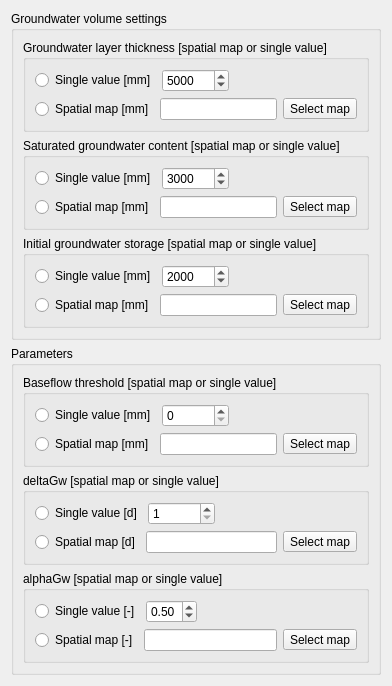
     <widget class="QWidget" name="groundwaterTab">
      <attribute name="title">
       <string>Groundwater</string>
      </attribute>
      <layout class="QGridLayout" name="gridLayout_4">
       <item row="1" column="1">
        <widget class="QGroupBox" name="groupBox_12">
         <property name="title">
          <string>Parameters</string>
         </property>
         <layout class="QFormLayout" name="formLayout_9">
          <item row="0" column="0" colspan="2">
           <widget class="QGroupBox" name="groupBox_13">
            <property name="title">
             <string>Baseflow threshold [spatial map or single value]</string>
            </property>
            <layout class="QFormLayout" name="formLayout_13">
             <item row="0" column="0">
              <layout class="QHBoxLayout" name="horizontalLayout_57">
               <item>
                <widget class="QRadioButton" name="baseThreshSingleRadioButton">
                 <property name="text">
                  <string>Single value [mm]</string>
                 </property>
                </widget>
               </item>
               <item>
                <widget class="QSpinBox" name="baseThreshSpinBox">
                 <property name="maximum">
                  <number>1000000000</number>
                 </property>
                 <property name="singleStep">
                  <number>100</number>
                 </property>
                </widget>
               </item>
              </layout>
             </item>
             <item row="1" column="0" colspan="2">
              <layout class="QHBoxLayout" name="horizontalLayout_58">
               <item>
                <widget class="QRadioButton" name="baseThreshMapRadioButton">
                 <property name="text">
                  <string>Spatial map [mm]</string>
                 </property>
                </widget>
               </item>
               <item>
                <widget class="QLineEdit" name="baseThreshLineEdit">
                 <property name="readOnly">
                  <bool>true</bool>
                 </property>
                </widget>
               </item>
               <item>
                <widget class="QToolButton" name="selectBaseThreshMapButton">
                 <property name="text">
                  <string>Select map</string>
                 </property>
                </widget>
               </item>
              </layout>
             </item>
            </layout>
           </widget>
          </item>
          <item row="1" column="0" colspan="2">
           <widget class="QGroupBox" name="groupBox_14">
            <property name="title">
             <string>deltaGw [spatial map or single value]</string>
            </property>
            <layout class="QFormLayout" name="formLayout_12">
             <item row="0" column="0">
              <layout class="QHBoxLayout" name="horizontalLayout_59">
               <item>
                <widget class="QRadioButton" name="deltaGwSingleRadioButton">
                 <property name="text">
                  <string>Single value [d]</string>
                 </property>
                </widget>
               </item>
               <item>
                <widget class="QSpinBox" name="deltaGwSpinBox">
                 <property name="minimum">
                  <number>1</number>
                 </property>
                 <property name="maximum">
                  <number>1000000000</number>
                 </property>
                 <property name="value">
                  <number>1</number>
                 </property>
                </widget>
               </item>
              </layout>
             </item>
             <item row="1" column="0" colspan="2">
              <layout class="QHBoxLayout" name="horizontalLayout_60">
               <item>
                <widget class="QRadioButton" name="deltaGwMapRadioButton">
                 <property name="text">
                  <string>Spatial map [d]</string>
                 </property>
                </widget>
               </item>
               <item>
                <widget class="QLineEdit" name="deltaGwLineEdit">
                 <property name="readOnly">
                  <bool>true</bool>
                 </property>
                </widget>
               </item>
               <item>
                <widget class="QToolButton" name="selectDeltaGwMapButton">
                 <property name="text">
                  <string>Select map</string>
                 </property>
                </widget>
               </item>
              </layout>
             </item>
            </layout>
           </widget>
          </item>
          <item row="2" column="0" colspan="2">
           <widget class="QGroupBox" name="groupBox_15">
            <property name="title">
             <string>alphaGw [spatial map or single value]</string>
            </property>
            <layout class="QFormLayout" name="formLayout_14">
             <item row="0" column="0">
              <layout class="QHBoxLayout" name="horizontalLayout_61">
               <item>
                <widget class="QRadioButton" name="alphaGwSingleRadioButton">
                 <property name="text">
                  <string>Single value [-]</string>
                 </property>
                </widget>
               </item>
               <item>
                <widget class="QDoubleSpinBox" name="alphaGwDoubleSpinBox">
                 <property name="minimum">
                  <double>0.010000000000000</double>
                 </property>
                 <property name="maximum">
                  <double>1.000000000000000</double>
                 </property>
                 <property name="singleStep">
                  <double>0.010000000000000</double>
                 </property>
                 <property name="value">
                  <double>0.500000000000000</double>
                 </property>
                </widget>
               </item>
              </layout>
             </item>
             <item row="1" column="0" colspan="2">
              <layout class="QHBoxLayout" name="horizontalLayout_62">
               <item>
                <widget class="QRadioButton" name="alphaGwMapRadioButton">
                 <property name="text">
                  <string>Spatial map [-]</string>
                 </property>
                </widget>
               </item>
               <item>
                <widget class="QLineEdit" name="alphaGwLineEdit">
                 <property name="readOnly">
                  <bool>true</bool>
                 </property>
                </widget>
               </item>
               <item>
                <widget class="QToolButton" name="selectAlphaGwMapButton">
                 <property name="text">
                  <string>Select map</string>
                 </property>
                </widget>
               </item>
              </layout>
             </item>
            </layout>
           </widget>
          </item>
         </layout>
        </widget>
       </item>
       <item row="0" column="1">
        <widget class="QGroupBox" name="groupBox_8">
         <property name="title">
          <string>Groundwater volume settings</string>
         </property>
         <layout class="QVBoxLayout" name="verticalLayout_37">
          <item>
           <widget class="QGroupBox" name="groupBox_9">
            <property name="title">
             <string>Groundwater layer thickness [spatial map or single value]</string>
            </property>
            <layout class="QFormLayout" name="formLayout_8">
             <item row="0" column="0">
              <layout class="QHBoxLayout" name="horizontalLayout_51">
               <item>
                <widget class="QRadioButton" name="gwDepthSingleRadioButton">
                 <property name="text">
                  <string>Single value [mm]</string>
                 </property>
                </widget>
               </item>
               <item>
                <widget class="QSpinBox" name="gwDepthSpinBox">
                 <property name="maximum">
                  <number>1000000000</number>
                 </property>
                 <property name="singleStep">
                  <number>100</number>
                 </property>
                 <property name="value">
                  <number>5000</number>
                 </property>
                </widget>
               </item>
              </layout>
             </item>
             <item row="1" column="0" colspan="2">
              <layout class="QHBoxLayout" name="horizontalLayout_52">
               <item>
                <widget class="QRadioButton" name="gwDepthMapRadioButton">
                 <property name="text">
                  <string>Spatial map [mm]</string>
                 </property>
                </widget>
               </item>
               <item>
                <widget class="QLineEdit" name="gwDepthLineEdit">
                 <property name="readOnly">
                  <bool>true</bool>
                 </property>
                </widget>
               </item>
               <item>
                <widget class="QToolButton" name="selectGwDepthMapButton">
                 <property name="text">
                  <string>Select map</string>
                 </property>
                </widget>
               </item>
              </layout>
             </item>
            </layout>
           </widget>
          </item>
          <item>
           <widget class="QGroupBox" name="groupBox_10">
            <property name="title">
             <string>Saturated groundwater content [spatial map or single value]</string>
            </property>
            <layout class="QFormLayout" name="formLayout_10">
             <item row="0" column="0">
              <layout class="QHBoxLayout" name="horizontalLayout_53">
               <item>
                <widget class="QRadioButton" name="gwSatSingleRadioButton">
                 <property name="text">
                  <string>Single value [mm]</string>
                 </property>
                </widget>
               </item>
               <item>
                <widget class="QSpinBox" name="gwSatSpinBox">
                 <property name="maximum">
                  <number>1000000000</number>
                 </property>
                 <property name="singleStep">
                  <number>100</number>
                 </property>
                 <property name="value">
                  <number>3000</number>
                 </property>
                </widget>
               </item>
              </layout>
             </item>
             <item row="1" column="0" colspan="2">
              <layout class="QHBoxLayout" name="horizontalLayout_54">
               <item>
                <widget class="QRadioButton" name="gwSatMapRadioButton">
                 <property name="text">
                  <string>Spatial map [mm]</string>
                 </property>
                </widget>
               </item>
               <item>
                <widget class="QLineEdit" name="gwSatLineEdit">
                 <property name="readOnly">
                  <bool>true</bool>
                 </property>
                </widget>
               </item>
               <item>
                <widget class="QToolButton" name="selectGwSatMapButton">
                 <property name="text">
                  <string>Select map</string>
                 </property>
                </widget>
               </item>
              </layout>
             </item>
            </layout>
           </widget>
          </item>
          <item>
           <widget class="QGroupBox" name="groupBox_11">
            <property name="title">
             <string>Initial groundwater storage [spatial map or single value]</string>
            </property>
            <layout class="QFormLayout" name="formLayout_11">
             <property name="fieldGrowthPolicy">
              <enum>QFormLayout::AllNonFixedFieldsGrow</enum>
             </property>
             <item row="0" column="0">
              <layout class="QHBoxLayout" name="horizontalLayout_55">
               <item>
                <widget class="QRadioButton" name="gwInitSingleRadioButton">
                 <property name="text">
                  <string>Single value [mm]</string>
                 </property>
                </widget>
               </item>
               <item>
                <widget class="QSpinBox" name="gwInitSpinBox">
                 <property name="maximum">
                  <number>1000000000</number>
                 </property>
                 <property name="singleStep">
                  <number>100</number>
                 </property>
                 <property name="value">
                  <number>2000</number>
                 </property>
                </widget>
               </item>
              </layout>
             </item>
             <item row="1" column="0" colspan="2">
              <layout class="QHBoxLayout" name="horizontalLayout_56">
               <item>
                <widget class="QRadioButton" name="gwInitMapRadioButton">
                 <property name="text">
                  <string>Spatial map [mm]</string>
                 </property>
                </widget>
               </item>
               <item>
                <widget class="QLineEdit" name="gwInitLineEdit">
                 <property name="readOnly">
                  <bool>true</bool>
                 </property>
                </widget>
               </item>
               <item>
                <widget class="QToolButton" name="selectGwInitMapButton">
                 <property name="text">
                  <string>Select map</string>
                 </property>
                </widget>
               </item>
              </layout>
             </item>
            </layout>
           </widget>
          </item>
         </layout>
        </widget>
       </item>
      </layout>
     </widget>
